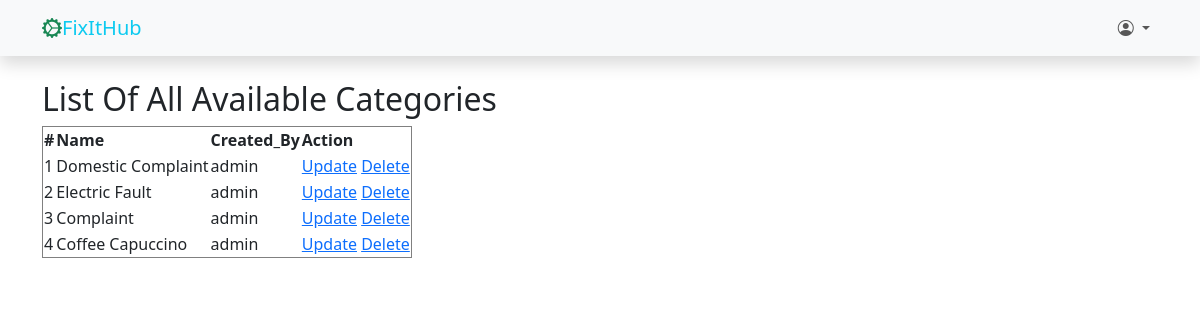
Page /category/list/ (signed in) on the committed database.
### main_app/models.py (models this page shows, shortened)
class Category(models.Model):
    name = models.CharField(max_length=255)
    created_by = models.ForeignKey(CustomUser, on_delete=models.SET_NULL, null=True, blank=True)
    created_at = models.DateTimeField(auto_now_add=True)
    updated_at = models.DateTimeField(auto_now=True)
    class Meta:
        db_table = 'categories'

### accounts/models.py (models this page shows)
class CustomUser(AbstractUser):
    USER_TYPE_CHOICES = (
        (1, 'SystAdmin'),
        (2, 'SystUser'),
    )
    user_type = models.PositiveSmallIntegerField(choices=USER_TYPE_CHOICES, default=1)
    class Meta:
        db_table = 'users'
    def __str__(self):
        return self.username

### main_app/views.py (the view)
# urls.py: path('category/list/', views.list_category, name='list_category'),
@login_required
def list_category(request):
    categories = Category.objects.all()
    context = {
        'categories': categories
    }
    return render(request, 'main_app/list_category.html', context)

### templates/main_app/list_category.html (shortened to what this page needs)
{% extends 'partials/base.html' %}
{% block content %}
    <h2>
        List Of All Available Categories
    </h2>
    {% if categories %}
        <table border="1">
            <thead>
                <tr>
                    <th>#</th>
                    <th>Name</th>
                    <th>Created_By</th>
                    <th>Action</th>
                </tr>
            </thead>
            <tbody>
                {% for category in categories %}
                    <tr>
                        <td>{{ forloop.counter }}</td>
                        <td>{{ category.name }}</td>
                        <td>{{ category.created_by }}</td>
                        <td>
                            <a href="{% url 'update_category' category.id %}">Update</a>
                            <a href="{% url 'delete_category' category.id %}">Delete</a>
                        </td>
                    </tr>
                {% endfor %}
            </tbody>
        </table>
    {% else %}
        <p>There are no Categories Yet, <a href="{% url 'create_category' %}">Create Category</a> here! </p>
    {% endif %}
{% endblock content %}

### rows in the picture
Category: name "Domestic Complaint", created_by "admin"
Category: name "Electric Fault", created_by "admin"
Category: name "Complaint", created_by "admin"
Category: name "Coffee Capuccino", created_by "admin"
